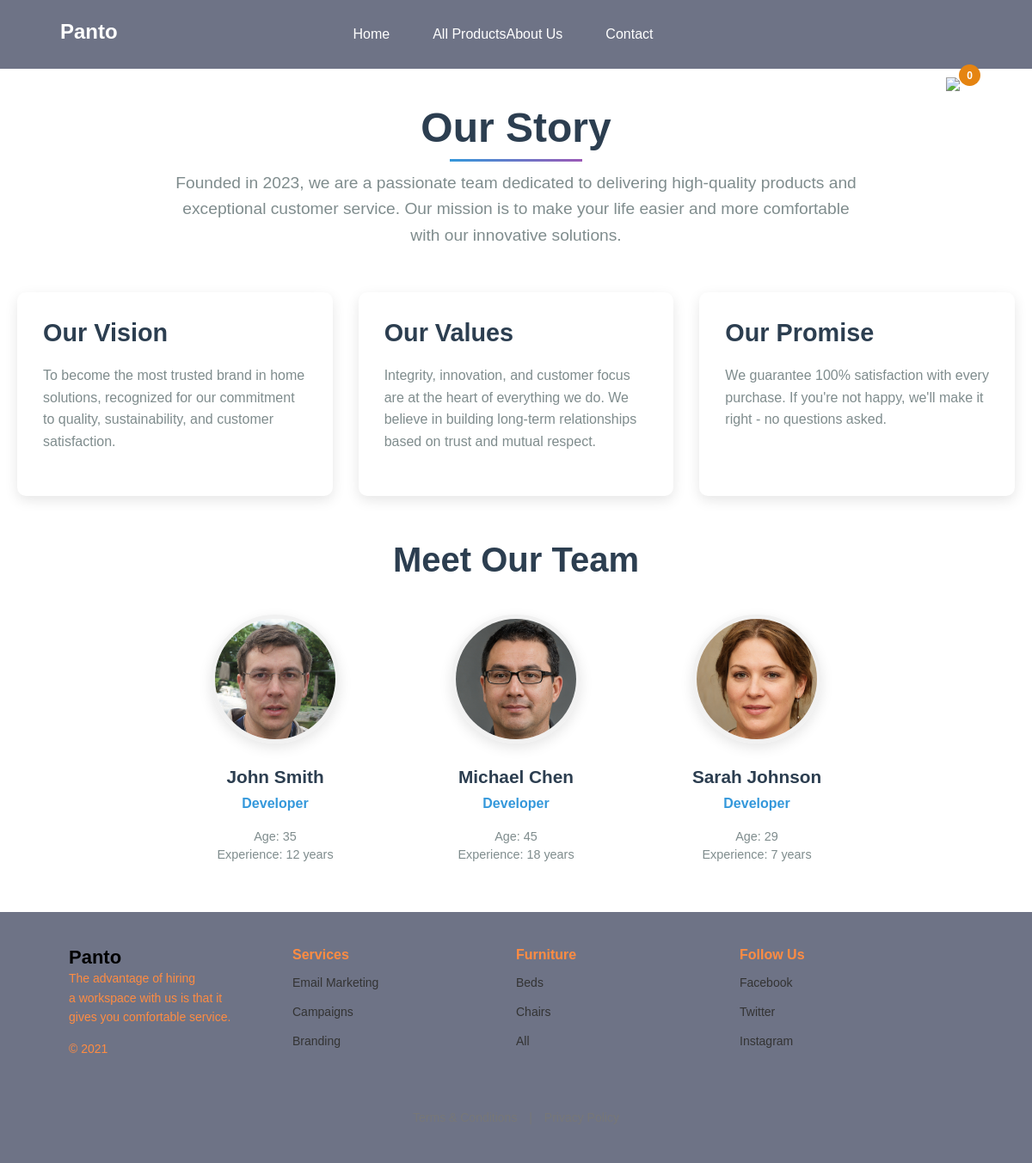
The app's page /about_us/ with its own data.
### news/models.py (models this page shows, shortened)
class About_us(models.Model):
    title = models.CharField(max_length=255, verbose_name="Title")
    description = models.TextField(blank=True, verbose_name="Content", null=True)
    image = models.ImageField(upload_to="photo/%Y/%m/%d/", verbose_name="Image", null=True, blank=True)
    time_create = models.DateTimeField(auto_now_add=True, verbose_name="Time_create", null=True)
    time_update = models.DateTimeField(auto_now=True, verbose_name="Time_update", null=True)
    is_published = models.BooleanField(default=True, verbose_name="Status", null=True)

class Developer(models.Model):
    gender = models.ForeignKey(Gender, on_delete=models.SET_NULL, blank=True, null=True, verbose_name="Cinsi")
    name = models.CharField(max_length=300, verbose_name="Ad")
    surname = models.CharField(max_length=300, verbose_name="Soyad")
    position = models.CharField(max_length=300, verbose_name="Position", default="Developer")
    age = models.PositiveIntegerField(verbose_name="Yaş")
    experience = models.PositiveIntegerField(verbose_name="Experience (years)", default=1)
    birthday = models.DateField(verbose_name="Doğum tarixi")
    image = models.ImageField(upload_to='developers/', blank=True, null=True)
    status = models.BooleanField(default=True, verbose_name="Status")
    time_create = models.DateTimeField(auto_now_add=True, verbose_name="Yaranma tarixi")
    time_update = models.DateTimeField(auto_now=True, verbose_name="Yenilənmə tarixi")

### news/views.py (the view)
# urls.py: path('about_us/', about_us, name='about_us'),
def about_us(request):
    about_content = About_us.objects.filter(is_published=True).first()
    developers = Developer.objects.filter(status=True)
    context = {
        'about': about_content,
        'developers': developers,  # Здесь правильно - 'developers'
    }
    return render(request, 'news/about_us.html', context)

### news/templates/news/about_us.html (shortened to what this page needs)
{% extends 'news/base.html' %}
{% load static %}
{% block content %}
<div class="about-container">
    {% if about %}
    <div class="about-header">
        <h1>{{ about.title }}</h1>
        <p>{{ about.description }}</p>
    </div>
    {% endif %}
    <div class="about-content">
        <div class="about-card">
            <h2>Our Vision</h2>
            <p>To become the most trusted brand in home solutions, recognized for our commitment to quality, sustainability, and customer satisfaction.</p>
        </div>
        <div class="about-card">
            <h2>Our Values</h2>
            <p>Integrity, innovation, and customer focus are at the heart of everything we do. We believe in building long-term relationships based on trust and mutual respect.</p>
        </div>
        <div class="about-card">
            <h2>Our Promise</h2>
            <p>We guarantee 100% satisfaction with every purchase. If you're not happy, we'll make it right - no questions asked.</p>
        </div>
    </div>
    <div class="team-section">
        <div class="team-title">
            <h2>Meet Our Team</h2>
        </div>
        <div class="team-members">
            {% for developer in developers %}
            <div class="team-member">
                {% if developer.image %}
                <img src="{{ developer.image.url }}" alt="{{ developer.name }}" class="member-photo">
                {% else %}
                <img src="{% static 'images/default_avatar.jpg' %}" alt="{{ developer.name }}" class="member-photo">
                {% endif %}
                <h3 class="member-name">{{ developer.name }} {{ developer.surname }}</h3>
                <p class="member-position">{{ developer.position|default:"Developer" }}</p>
                <p class="member-bio">Age: {{ developer.age }}<br>Experience: {{ developer.experience|default:"5" }} years</p>
            </div>
            {% endfor %}
        </div>
    </div>
</div>
{% endblock %}

### news/templates/news/about_us.html (style rules this page uses)
.about-container { max-width: 1200px; margin: 0 auto; padding: 40px 20px; font-family: 'Segoe UI', Tahoma, Geneva, Verdana, sans-serif; }
.about-header { text-align: center; margin-bottom: 50px; }
.about-header h1 { font-size: 3rem; color: #2c3e50; margin-bottom: 20px; position: relative; display: inline-block; }
.about-header h1::after { content: ''; position: absolute; width: 70%; height: 3px; background: linear-gradient(90deg, #3498db, #9b59b6); bottom: -10px; left: 15%; }
.about-header p { font-size: 1.2rem; color: #7f8c8d; max-width: 800px; margin: 0 auto; line-height: 1.6; }
.about-content { display: flex; flex-wrap: wrap; gap: 30px; margin-bottom: 50px; }
.about-card { flex: 1; min-width: 300px; background: white; border-radius: 10px; box-shadow: 0 5px 15px rgba(0,0,0,0.1); padding: 30px; transition: transform 0.3s ease; }
.about-card h2 { color: #2c3e50; margin-bottom: 20px; font-size: 1.8rem; }
.about-card p { color: #7f8c8d; line-height: 1.6; margin-bottom: 20px; }
.team-section { margin-top: 50px; }
.team-title { text-align: center; margin-bottom: 40px; }
.team-title h2 { font-size: 2.5rem; color: #2c3e50; }
.team-members { display: flex; flex-wrap: wrap; justify-content: center; gap: 30px; }
.team-member { width: 250px; text-align: center; }
.member-photo { width: 150px; height: 150px; border-radius: 50%; object-fit: cover; margin: 0 auto 20px; border: 5px solid #f1f1f1; box-shadow: 0 5px 15px rgba(0,0,0,0.1); }
.member-name { font-size: 1.3rem; color: #2c3e50; margin-bottom: 5px; }
.member-position { color: #3498db; margin-bottom: 15px; font-weight: 600; }
.member-bio { color: #7f8c8d; font-size: 0.9rem; line-height: 1.5; }

### records on screen
About_us: title "Our Story", description "Founded in 2023, we are a passionate team dedicated to delivering high-quality products and exceptional customer service. Our mission is to make your life easier and more comfortable with our innovative solutions."
Developer: image (picture), name "John", surname "Smith", position "Developer", age "35", experience "12"
Developer: image (picture), name "Michael", surname "Chen", position "Developer", age "45", experience "18"
Developer: image (picture), name "Sarah", surname "Johnson", position "Developer", age "29", experience "7"
